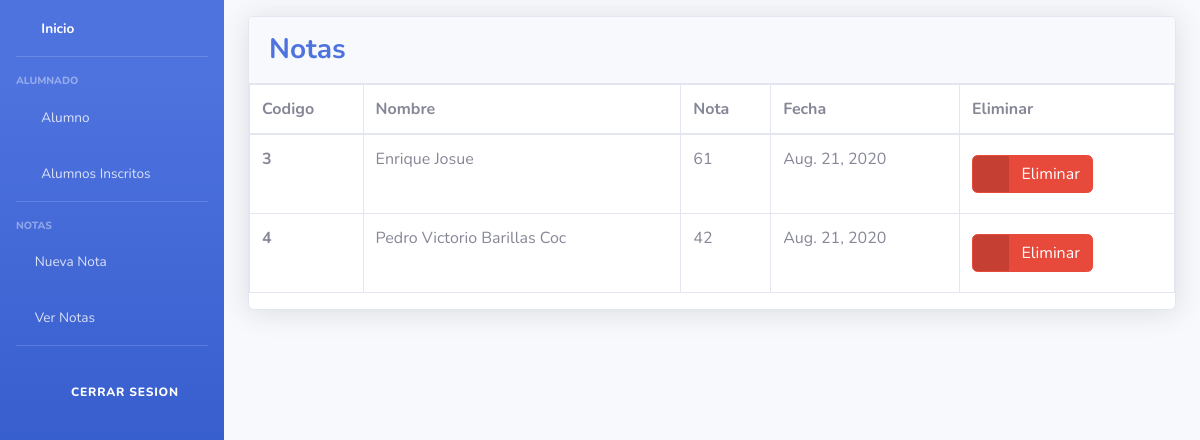
The page /listNotas/ on the database its author committed.
### Models/Inscripcion/models.py (models this page shows)
class Nota(models.Model):
    id_nota = models.AutoField(primary_key=True)
    fecha = models.DateField()
    nota = models.IntegerField()
    inscripcion_id_inscripcion = models.ForeignKey(Inscripcion, on_delete=models.CASCADE)

class Inscripcion(models.Model):
    id_inscripcion = models.AutoField(primary_key=True)
    alumno_id_alumno = models.ForeignKey(Alumno, blank=False, on_delete=models.CASCADE)
    nivel_id_nivel = models.ForeignKey(Nivel, on_delete=models.CASCADE)
    sucursal_id_sucursal = models.ForeignKey(Sucursal, on_delete=models.CASCADE)
    fecha = models.DateField()
    usuario_id_user = models.ForeignKey(User, on_delete=models.CASCADE)
    def __str__(self):
        return '{}'.format(self.alumno_id_alumno)

### Models/Alumno/models.py (models this page shows)
class Alumno(models.Model):
    id_alumno = models.AutoField(primary_key=True)
    nombre = models.CharField(max_length=45)
    apellido = models.CharField(max_length=45)
    dpi = models.CharField(max_length=13, unique=True)
    telefono = models.CharField(max_length=10)
    correo = models.EmailField(max_length=125)
    def __str__(self):
        return '{} {}'.format(self.nombre, self.apellido)

### Models/Inscripcion/views.py (the view)
# urls.py: path("listNotas/", formNotasView.listar_notas, name="mostrarNotas"),
    def listar_notas(request):
        notas = Nota.objects.all()
        return render(request, "listNotas.html", {"lb_notas": notas})

### Templates/listNotas.html (shortened to what this page needs)
{% extends "nabvar.html" %}
{% block content %}
<div class="container-fluid">
    <div class="card shadow mb-4">
          <div class="card-header py-3">
              <h3 class="m-0 font-weight-bold text-primary">Notas</h3>
            </div>
            <div class="ca  rd-body">
              <div class="table-responsive">
                <table class="table table-bordered" id="dataTable" width="100%" cellspacing="0">
                  <thead>
                    <tr>
                      <th scope= "col">Codigo</th>
                      <th scope= "col">Nombre</th>
                      <th scope= "col">Nota</th>
                        <th scope= "col">Fecha</th>
                        <th scope="col">Eliminar</th>
                    </tr>
                  </thead>
                  <tbody>
                    {% for Nota in lb_notas %}
                    <tr>
                      <th scope="row">{{ Nota.pk }}</th>
                      <td>{{ Nota.inscripcion_id_inscripcion}}</td>
                      <td>{{ Nota.nota }}</td>
                      <td>{{ Nota.fecha }}</td>
                        <td>
                            <a href="{% url 'purgarNota' Nota.pk %}" class="btn btn-danger btn-icon-split">
                                <span class="icon text-white-50">
                                <i class="fas fa-trash"></i>
                                </span>
                                <span class="text">Eliminar</span>
                            </a>
                        </td>
                    </tr>
                  {% endfor %}
                  </tbody>
                </table>
              </div>
            </div>
    </div>
</div>
{% endblock %}

### rows shown on the page
Nota: pk "3", inscripcion_id_inscripcion "Enrique Josue", nota "61", fecha "Aug. 21, 2020"
Nota: pk "4", inscripcion_id_inscripcion "Pedro Victorio Barillas Coc", nota "42", fecha "Aug. 21, 2020"
